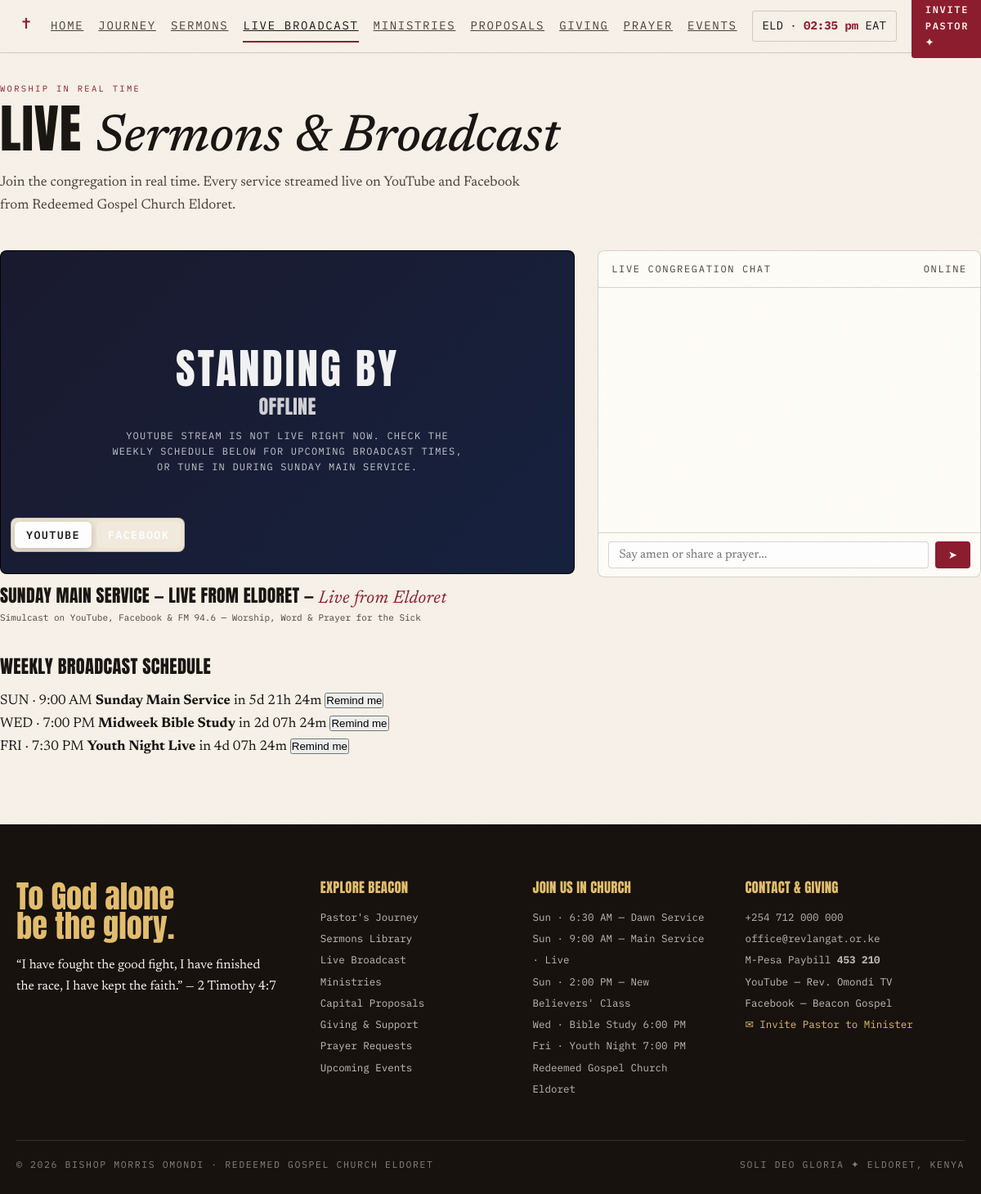
Screenshot of /live.php with the database file from the repository.
### tables this page shows
CREATE TABLE IF NOT EXISTS `live_schedule` (
    `id` INT AUTO_INCREMENT PRIMARY KEY,
    `day_code` VARCHAR(10) NOT NULL,
    `stream_time` VARCHAR(50) NOT NULL,
    `title` VARCHAR(255) NOT NULL,
    `is_active` TINYINT(1) NOT NULL DEFAULT 1,
    `sort_order` INT NOT NULL DEFAULT 0
);

### config/functions.php (called while the page is built, shortened)
<?php
function esc($string) {
    return htmlspecialchars((string)($string ?? ''), ENT_QUOTES, 'UTF-8');
}
function db_fetch_all($sql, $types = "", $params = []) {
    global $db;
    $stmt = mysqli_stmt_init($db);
    if (!mysqli_stmt_prepare($stmt, $sql)) {
        error_log("DB Fetch All Prepare Failed: " . mysqli_error($db) . " Query: " . $sql);
        return [];
    }
    mysqli_stmt_execute($stmt);
    $result = mysqli_stmt_get_result($stmt);
    $rows = [];
    if ($result) {
        while ($row = mysqli_fetch_assoc($result)) {
            $rows[] = $row;
        }
    }
    return $rows;
}
function get_all_settings() {
    static $settings = null;
    if ($settings === null) {
        $rows = db_fetch_all("SELECT setting_key, setting_value FROM site_settings");
        $settings = [];
        foreach ($rows as $r) {
            $settings[$r['setting_key']] = $r['setting_value'];
        }
    }
    return $settings;
}
function get_setting($key, $default = '') {
    $settings = get_all_settings();
    return $settings[$key] ?? $default;
}

### live.php (the view, shortened to what this page needs)
<?php
require_once __DIR__ . '/config/db.php';
require_once __DIR__ . '/config/functions.php';
$streamIsLive = (bool)get_setting('stream_is_live', '1');
$streamViewers = (int)get_setting('stream_viewers', '1243');
$streamYoutube = (string)get_setting('stream_youtube_url', '');
$streamFacebook = (string)get_setting('stream_facebook_url', '');
$liveTitle = (string)get_setting('live_title', 'Sunday Main Service — Live from Eldoret');
$liveSchedules = db_fetch_all("SELECT * FROM live_schedule WHERE is_active = 1 ORDER BY sort_order ASC, id ASC");
require_once __DIR__ . '/includes/header.php';
?>
<div class="wrap" style="padding-top:100px;padding-bottom:80px;">
  <div class="shead">
    <p class="idx">Worship in Real Time</p>
    <h1 style="font-size:clamp(2.4rem, 5.5vw, 4rem);">Live <span class="ser">Sermons &amp; Broadcast</span></h1>
    <p style="margin-top:10px;color:var(--ink2);max-width:640px;">Join the congregation in real time. Every service streamed live on YouTube and Facebook from Redeemed Gospel Church Eldoret.</p>
  </div>
  <div class="livegrid">
    <div>
      <div class="liveframe" id="liveframe" style="position:relative;">
        <?php if ($streamIsLive): ?>
          <div class="livebadge"><i></i>LIVE NOW</div>
        <?php else: ?>
          <div class="livebadge" style="background:#7f8c8d;"><i></i>OFFLINE</div>
        <?php endif; ?>
        <div class="viewers">👁 <b id="viewers"><?= number_format($streamViewers) ?></b> watching</div>
        <div class="liveiframes" style="position:absolute;inset:0;">
          <div data-plat="yt" style="position:absolute;inset:0;">
            <?php if ($streamIsLive && !empty($streamYoutube)): ?>
              <?= video_iframe($streamYoutube, '16:9', ['autoplay' => '1']) ?>
            <?php else: ?>
              <div class="offline-note" style="position:absolute;inset:0;display:flex;flex-direction:column;align-items:center;justify-content:center;background:linear-gradient(135deg,#1a1a2e,#16213e);color:#fff;border-radius:8px;text-align:center;padding:30px;">
                <h2 style="font-size:clamp(2rem,5vw,3.2rem);margin:0 0 10px;letter-spacing:3px;opacity:.95;">STANDING BY</h2>
                <h3 style="font-size:clamp(1.1rem,2.5vw,1.5rem);margin:0 0 14px;opacity:.8;">OFFLINE</h3>
                <p style="max-width:440px;opacity:.75;line-height:1.6;margin:0;">
                  YouTube stream is not live right now. Check the weekly schedule below for upcoming broadcast times, or tune in during Sunday Main Service.
                </p>
              </div>
            <?php endif; ?>
          </div>
        </div>
        <div class="stream-tabs" style="position:absolute;bottom:12px;left:12px;display:flex;gap:6px;z-index:5;">
          <button class="stream-tab on" data-tab="yt" style="padding:7px 14px;border:0;border-radius:6px;background:#fff;color:#222;font-weight:600;font-size:.84rem;cursor:pointer;box-shadow:0 2px 8px rgba(0,0,0,.2);" <?= empty($streamYoutube) ? 'disabled style="opacity:.5;cursor:not-allowed;padding:7px 14px;border:0;border-radius:6px;background:#fff;color:#222;font-weight:600;font-size:.84rem;box-shadow:0 2px 8px rgba(0,0,0,.2);"' : '' ?>>YouTube</button>
          <button class="stream-tab" data-tab="fb" style="padding:7px 14px;border:0;border-radius:6px;background:rgba(255,255,255,.2);color:#fff;font-weight:600;font-size:.84rem;cursor:pointer;backdrop-filter:blur(6px);" <?= empty($streamFacebook) ? 'disabled style="opacity:.5;cursor:not-allowed;padding:7px 14px;border:0;border-radius:6px;background:rgba(255,255,255,.2);color:#fff;font-weight:600;font-size:.84rem;backdrop-filter:blur(6px);"' : '' ?>>Facebook</button>
        </div>
      </div>
      <div class="livemeta">
        <h3><?= esc($liveTitle) ?> — <span>Live from Eldoret</span></h3>
        <p>Simulcast on YouTube, Facebook &amp; FM 94.6 — Worship, Word &amp; Prayer for the Sick</p>
      </div>
    </div>
    <div class="chat">
      <header>
        <span>Live Congregation Chat</span>
        <span id="chatCount">Online</span>
      </header>
      <div class="chatlog" id="chatlog" aria-live="polite"></div>
      <form class="chatform" id="chatform">
        <input id="chatinput" type="text" placeholder="Say amen or share a prayer..." maxlength="120" autocomplete="off" required>
        <button type="submit" aria-label="Send message">➤</button>
      </form>
    </div>
  </div>
  <div class="sched" style="margin-top:40px;">
    <h3 style="font-size:1.4rem;margin-bottom:18px;">Weekly Broadcast Schedule</h3>
    <?php foreach ($liveSchedules as $ls): ?>
      <div class="srow2">
        <span class="tm"><?= esc(strtoupper($ls['day_code'])) ?> · <?= esc($ls['stream_time']) ?></span>
        <b><?= esc($ls['title']) ?></b>
        <span class="cd" data-cd="<?= esc(strtolower($ls['day_code'])) ?>">—</span>
        <button class="remind">Remind me</button>
      </div>
    <?php endforeach; ?>
  </div>
</div>
<?php require_once __DIR__ . '/includes/footer.php'; ?>

### assets/css/main.css (style rules this page uses)
:root { --paper: #F7F2E9; --paper2: #EFE6D6; --card: #FFFDF8; --ink: #191613; --ink2: #4A4238; --warmdark: #17120E; --wine: #8C1D2F; --winedark: #2E1015; --pine: #274D3D; --gold: #C99B3F; --gold2: #E3BE6E; --line: rgba(25, 22, 19, 0.18); --disp: "Anton", sans-serif; --ser: "Newsreader", serif; --mono: "IBM Plex Mono", monospace; }
* { margin: 0; padding: 0; box-sizing: border-box; }
html { scroll-behavior: smooth; }
body { background: var(--paper); color: var(--ink); font-family: var(--ser); font-size: 17px; line-height: 1.65; overflow-x: hidden; }
h1, h2, h3, h4, h5 { font-family: var(--disp); font-weight: 400; text-transform: uppercase; line-height: 0.95; letter-spacing: 0.015em; }
.ser { font-family: var(--ser); font-style: italic; text-transform: none; letter-spacing: 0; font-weight: 500; }
.wrap { max-width: 1300px; margin: 0 auto; }
.shead { margin-bottom: 40px; }
.shead .idx { font-family: var(--mono); font-size: 10.5px; letter-spacing: 0.22em; text-transform: uppercase; color: var(--wine); margin-bottom: 10px; display: flex; align-items: center; gap: 8px; }
.liveframe .offline-note { position: absolute; inset: 0; display: flex; flex-direction: column; align-items: center; justify-content: center; background: linear-gradient(135deg, #111 0%, #000 100%); color: rgba(255,255,255,.8); text-align: center; padding: 30px; }
.liveframe .offline-note p { font-family: var(--mono); font-size: 12px; letter-spacing: 0.1em; text-transform: uppercase; opacity: .85; max-width: 440px; line-height: 1.8; }
.stream-tabs { display: inline-flex; gap: 6px; margin: 0 0 14px; padding: 4px; background: var(--paper2); border-radius: 8px; border: 1px solid var(--line); }
.stream-tabs button { padding: 6px 14px; background: transparent; border: 0; border-radius: 6px; cursor: pointer; font-family: var(--mono); font-size: 12px; letter-spacing: 0.1em; text-transform: uppercase; color: var(--ink2); transition: 0.2s; }
.stream-tabs button.on { background: var(--wine); color: var(--paper); box-shadow: 0 4px 10px rgba(140,29,47,.2); }
.livegrid { display: grid; grid-template-columns: 1.5fr 1fr; gap: 28px; }
.liveframe { position: relative; background: #000; border-radius: 8px; overflow: hidden; border: 1px solid var(--line); aspect-ratio: 16/9; }
.livebadge { position: absolute; top: 14px; left: 14px; background: #e74c3c; color: #fff; font-family: var(--mono); font-size: 11.5px; letter-spacing: 0.2em; padding: 6px 12px; border-radius: 4px; display: flex; align-items: center; gap: 6px; font-weight: 600; }
.livebadge i { width: 6px; height: 6px; border-radius: 50%; background: #fff; animation: pulse 1s infinite; }
.viewers { position: absolute; top: 14px; right: 14px; background: rgba(0,0,0,0.75); color: #fff; font-family: var(--mono); font-size: 10.5px; padding: 6px 12px; border-radius: 4px; }
.livemeta { margin-top: 16px; }
.livemeta h3 { font-size: 1.35rem; }
.livemeta h3 span { color: var(--wine); font-family: var(--ser); font-style: italic; text-transform: none; }
.livemeta p { font-family: var(--mono); font-size: 11px; color: var(--ink2); margin-top: 4px; }
.chat { background: var(--card); border: 1px solid var(--line); border-radius: 8px; display: flex; flex-direction: column; height: 400px; }
.chat header { padding: 12px 16px; border-bottom: 1px solid var(--line); font-family: var(--mono); font-size: 12px; letter-spacing: 0.14em; text-transform: uppercase; display: flex; justify-content: space-between; color: var(--ink2); }
.chatlog { flex: 1; padding: 14px; overflow-y: auto; display: flex; flex-direction: column; gap: 10px; font-size: 0.92rem; }
.chatform { padding: 10px 12px; border-top: 1px solid var(--line); display: flex; gap: 8px; }
.chatform input { flex: 1; border: 1px solid var(--line); border-radius: 4px; padding: 8px 12px; font-family: var(--ser); font-size: 0.95rem; }
.chatform button { background: var(--wine); color: #fff; border: none; border-radius: 4px; padding: 0 16px; cursor: pointer; }

### rows the page displays
live_schedule: day_code "SUN", stream_time "9:00 AM", title "Sunday Main Service"
live_schedule: day_code "WED", stream_time "7:00 PM", title "Midweek Bible Study"
live_schedule: day_code "FRI", stream_time "7:30 PM", title "Youth Night Live"

### other values shown
$liveTitle "SUNDAY MAIN SERVICE — LIVE FROM ELDORET"
$sun1 "6:30 AM — Dawn Service"
$sun2 "9:00 AM — Main Service · Live"
$sun3 "2:00 PM — New Believers' Class"
$address "Redeemed Gospel Church Eldoret"
$phone "+254 712 000 000"
$email "office@revlangat.or.ke"
$paybill "453 210"
$_last "Omondi"
$pastorName "BISHOP MORRIS OMONDI"
